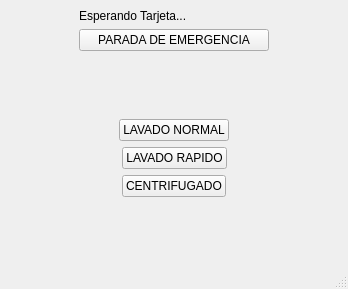
<?xml version="1.0" encoding="UTF-8"?>
<ui version="4.0">
 <class>MainWindow</class>
 <widget class="QMainWindow" name="MainWindow">
  <property name="geometry">
   <rect>
    <x>0</x>
    <y>0</y>
    <width>348</width>
    <height>289</height>
   </rect>
  </property>
  <property name="windowTitle">
   <string>MainWindow</string>
  </property>
  <widget class="QWidget" name="centralwidget">
   <layout class="QGridLayout" name="gridLayout_2">
    <item row="4" column="1">
     <widget class="QPushButton" name="paradaButton">
      <property name="text">
       <string>PARADA DE EMERGENCIA</string>
      </property>
     </widget>
    </item>
    <item row="9" column="1">
     <spacer name="verticalSpacer_4">
      <property name="orientation">
       <enum>Qt::Orientation::Vertical</enum>
      </property>
      <property name="sizeHint" stdset="0">
       <size>
        <width>20</width>
        <height>40</height>
       </size>
      </property>
     </spacer>
    </item>
    <item row="8" column="1">
     <layout class="QGridLayout" name="gridLayout">
      <item row="1" column="0">
       <layout class="QHBoxLayout" name="horizontalLayout_LedRed">
        <item>
         <spacer name="horizontalSpacer_3">
          <property name="orientation">
           <enum>Qt::Orientation::Horizontal</enum>
          </property>
          <property name="sizeHint" stdset="0">
           <size>
            <width>40</width>
            <height>20</height>
           </size>
          </property>
         </spacer>
        </item>
        <item>
         <widget class="QPushButton" name="pushButton_LedRed">
          <property name="styleSheet">
           <string notr="true"/>
          </property>
          <property name="text">
           <string>LAVADO RAPIDO</string>
          </property>
         </widget>
        </item>
        <item>
         <spacer name="horizontalSpacer_4">
          <property name="orientation">
           <enum>Qt::Orientation::Horizontal</enum>
          </property>
          <property name="sizeHint" stdset="0">
           <size>
            <width>40</width>
            <height>20</height>
           </size>
          </property>
         </spacer>
        </item>
       </layout>
      </item>
      <item row="2" column="0">
       <layout class="QHBoxLayout" name="horizontalLayout_LedBlue">
        <item>
         <spacer name="horizontalSpacer_5">
          <property name="orientation">
           <enum>Qt::Orientation::Horizontal</enum>
          </property>
          <property name="sizeHint" stdset="0">
           <size>
            <width>40</width>
            <height>20</height>
           </size>
          </property>
         </spacer>
        </item>
        <item>
         <widget class="QPushButton" name="pushButton_LedBlue">
          <property name="styleSheet">
           <string notr="true"/>
          </property>
          <property name="text">
           <string>CENTRIFUGADO</string>
          </property>
         </widget>
        </item>
        <item>
         <spacer name="horizontalSpacer_6">
          <property name="orientation">
           <enum>Qt::Orientation::Horizontal</enum>
          </property>
          <property name="sizeHint" stdset="0">
           <size>
            <width>40</width>
            <height>20</height>
           </size>
          </property>
         </spacer>
        </item>
       </layout>
      </item>
      <item row="0" column="0">
       <layout class="QHBoxLayout" name="horizontalLayout_LedGreen">
        <item>
         <spacer name="horizontalSpacer">
          <property name="orientation">
           <enum>Qt::Orientation::Horizontal</enum>
          </property>
          <property name="sizeHint" stdset="0">
           <size>
            <width>40</width>
            <height>20</height>
           </size>
          </property>
         </spacer>
        </item>
        <item>
         <widget class="QPushButton" name="pushButton_LedGreen">
          <property name="styleSheet">
           <string notr="true"/>
          </property>
          <property name="text">
           <string>LAVADO NORMAL</string>
          </property>
         </widget>
        </item>
        <item>
         <spacer name="horizontalSpacer_2">
          <property name="orientation">
           <enum>Qt::Orientation::Horizontal</enum>
          </property>
          <property name="sizeHint" stdset="0">
           <size>
            <width>40</width>
            <height>20</height>
           </size>
          </property>
         </spacer>
        </item>
       </layout>
      </item>
     </layout>
    </item>
    <item row="5" column="1">
     <spacer name="verticalSpacer_3">
      <property name="orientation">
       <enum>Qt::Orientation::Vertical</enum>
      </property>
      <property name="sizeHint" stdset="0">
       <size>
        <width>20</width>
        <height>40</height>
       </size>
      </property>
     </spacer>
    </item>
    <item row="4" column="2">
     <spacer name="horizontalSpacer_8">
      <property name="orientation">
       <enum>Qt::Orientation::Horizontal</enum>
      </property>
      <property name="sizeHint" stdset="0">
       <size>
        <width>40</width>
        <height>20</height>
       </size>
      </property>
     </spacer>
    </item>
    <item row="4" column="0">
     <spacer name="horizontalSpacer_7">
      <property name="orientation">
       <enum>Qt::Orientation::Horizontal</enum>
      </property>
      <property name="sizeHint" stdset="0">
       <size>
        <width>40</width>
        <height>20</height>
       </size>
      </property>
     </spacer>
    </item>
    <item row="0" column="1">
     <widget class="QLabel" name="label">
      <property name="text">
       <string>Esperando Tarjeta...</string>
      </property>
     </widget>
    </item>
   </layout>
  </widget>
  <widget class="QMenuBar" name="menubar">
   <property name="geometry">
    <rect>
     <x>0</x>
     <y>0</y>
     <width>348</width>
     <height>17</height>
    </rect>
   </property>
  </widget>
  <widget class="QStatusBar" name="statusbar"/>
 </widget>
 <resources/>
 <connections/>
</ui>
